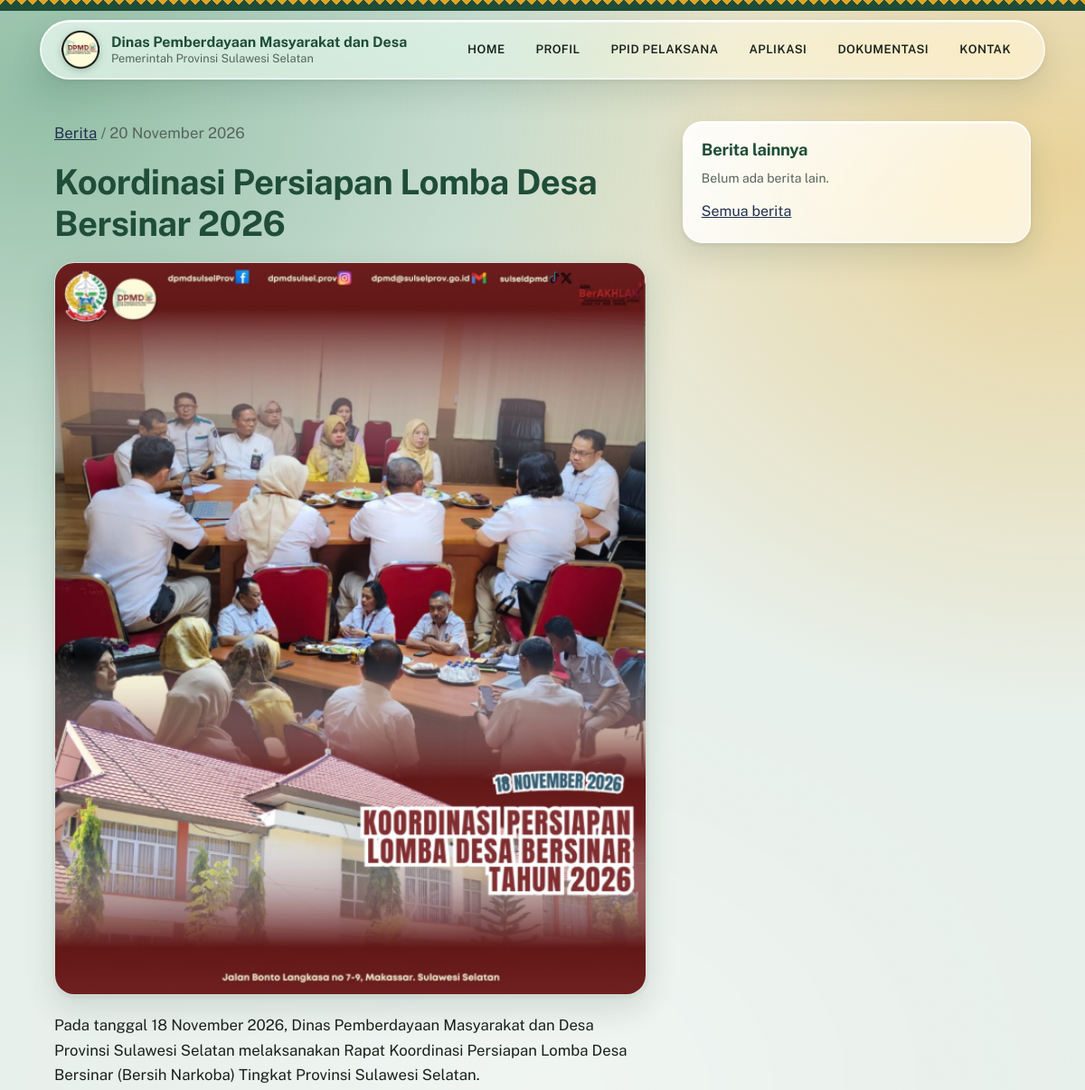
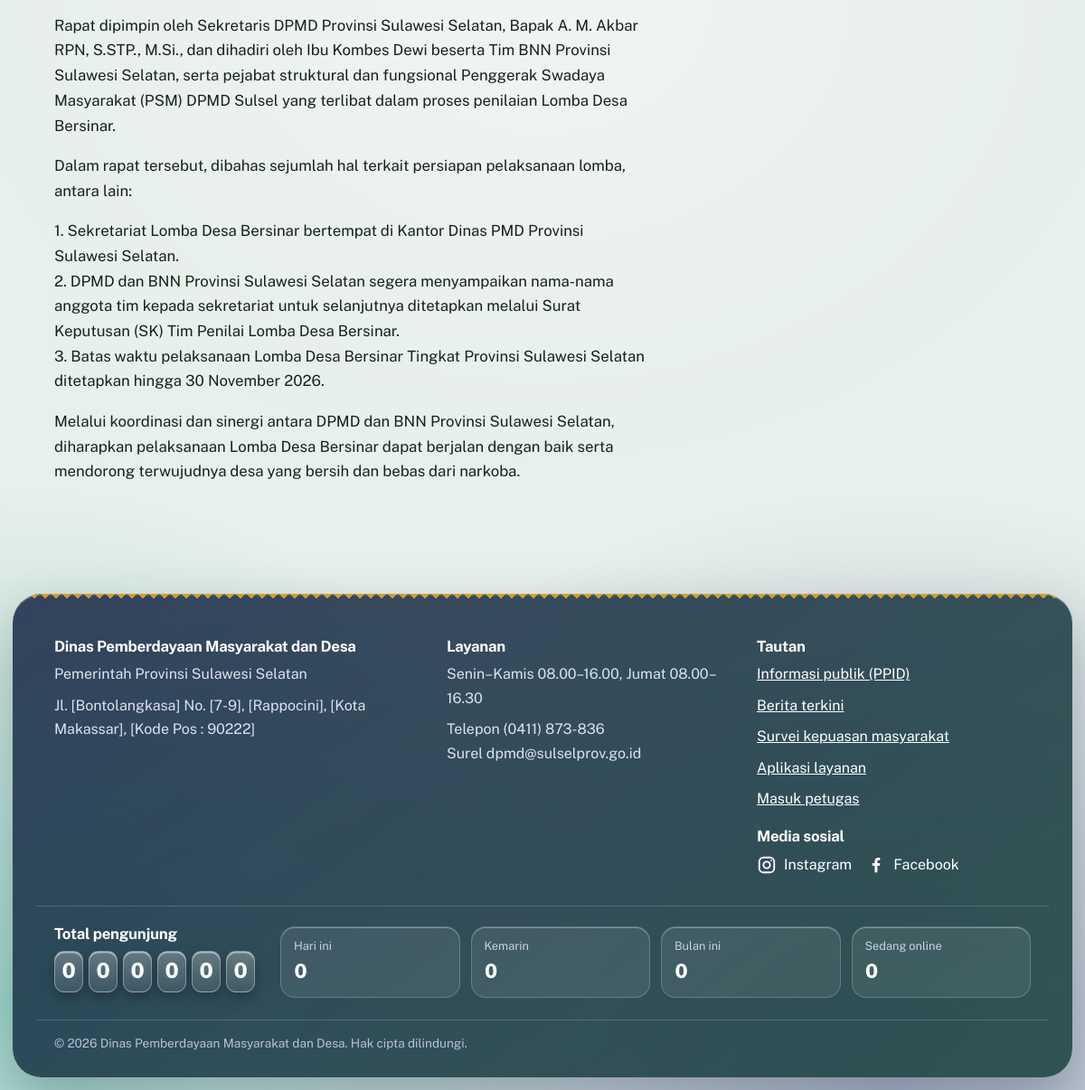
Page /berita/1 (signed in) on the committed database (2 pictures, top to bottom).
### tables this page shows
CREATE TABLE berita (
    id INTEGER PRIMARY KEY AUTOINCREMENT,
    judul TEXT NOT NULL, isi TEXT NOT NULL, tanggal TEXT NOT NULL,
    gambar TEXT DEFAULT '', created_at TEXT NOT NULL
);

CREATE TABLE pengaturan (
    kunci TEXT PRIMARY KEY, nilai TEXT NOT NULL DEFAULT ''
);

### app.py (the view)
@app.route("/berita/<int:i>")
def berita_detail(i):
    db = get_db()
    b = db.execute("SELECT * FROM berita WHERE id=?", (i,)).fetchone()
    if not b:
        abort(404)
    lain = db.execute("SELECT id, judul, tanggal FROM berita WHERE id<>? ORDER BY tanggal DESC, id DESC LIMIT 4",
                      (i,)).fetchall()
    return render_template("berita_detail.html", b=b, lain=lain)

### app.py (called while the page is built, shortened)
def get_db():
    if "db" not in g:
        g.db = sqlite3.connect(DB_PATH)
        g.db.row_factory = sqlite3.Row
    return g.db

@app.before_request
def lindungi_post():
    if request.method == "POST":
        kirim = request.form.get("csrf", "")
        asli = session.get("csrf", "")
        if not kirim or not asli or not hmac.compare_digest(kirim, asli):
            abort(400)

@app.before_request
def hitung_pengunjung():
    if request.method != "GET" or request.endpoint not in HALAMAN_HITUNG or session.get("admin"):
        return

@app.after_request
def header_aman(resp):
    resp.headers.setdefault("X-Content-Type-Options", "nosniff")
    resp.headers.setdefault("Referrer-Policy", "same-origin")
    resp.headers.setdefault("X-Frame-Options", "DENY")
    resp.headers.setdefault("Permissions-Policy", "camera=(), microphone=(), geolocation=()")
    resp.headers.setdefault("Cross-Origin-Opener-Policy", "same-origin")
    resp.headers.setdefault("Content-Security-Policy", "default-src 'self'; script-src 'self' 'unsafe-inline'; style-src 'self' 'unsafe-inline' https://fonts.googleapis.com; font-src 'self' https://fonts.gstatic.com data:; img-src 'self' data:; object-src 'none'; base-uri 'self'; frame-ancestors 'none'; form-action 'self'")
    return resp

@app.template_filter("tgl")
def tgl_id(value):
    try:
        d = datetime.strptime(str(value)[:10], "%Y-%m-%d")
        return f"{d.day} {BULAN[d.month - 1]} {d.year}"
    except ValueError:
        return value

def logo_provinsi():
    for ext in ("png", "webp", "svg", "jpg", "jpeg"):
        if os.path.exists(os.path.join(app.static_folder, "img", f"logo-provinsi.{ext}")):
            return f"img/logo-provinsi.{ext}"
    return None

def ambil_sosmed(semua=False):
    baris = get_db().execute("SELECT kunci, nilai FROM pengaturan").fetchall()
    nilai = {r["kunci"]: r["nilai"] for r in baris}
    if semua:
        return nilai
    return [(k, label, nilai[k]) for k, label, _ in SOSMED if nilai.get(k)]

@app.template_filter("paragraf")
def paragraf(teks):
    bagian = [b.strip() for b in re.split(r"\n\s*\n", teks or "") if b.strip()]
    return Markup("".join("<p>%s</p>" % escape(b).replace("\n", Markup("<br>")) for b in bagian))

def ambil_pengaturan(kunci):
    r = get_db().execute("SELECT nilai FROM pengaturan WHERE kunci=?", (kunci,)).fetchone()
    return r["nilai"] if r else ""

@app.template_filter("angka")
def angka(n):
    return f"{int(n or 0):,}".replace(",", ".")

### templates/berita_detail.html (shortened to what this page needs)
{% extends "base.html" %}
{% block content %}
<section class="bagian wrap" style="padding-top:36px">
  <div class="form-grid">
    <article class="artikel">
      <p class="kecil"><a href="{{ url_for('berita') }}">Berita</a> / <time datetime="{{ b.tanggal }}">{{ b.tanggal|tgl }}</time></p>
      <h1 style="font-size:clamp(1.7rem,4vw,2.4rem)">{{ b.judul }}</h1>
      {% if b.gambar %}<img src="{{ url_for('media', nama=b.gambar) }}" alt="{{ b.judul }}">{% endif %}
      {{ b.isi|paragraf }}
    </article>
    <aside class="panel" style="margin:0">
      <h3>Berita lainnya</h3>
      {% if lain %}
      <ul class="berita-lain">
        {% for x in lain %}<li><a href="{{ url_for('berita_detail', i=x.id) }}">{{ x.judul }}</a><span class="kecil">{{ x.tanggal|tgl }}</span></li>{% endfor %}
      </ul>
      {% else %}<p class="kecil" style="margin:0">Belum ada berita lain.</p>{% endif %}
      <p style="margin:12px 0 0"><a href="{{ url_for('berita') }}">Semua berita</a></p>
    </aside>
  </div>
</section>
{% endblock %}

### templates/_sosmed.html (shortened to what this page needs)
{% if sosmed %}
<ul class="sosmed">
  {% for kunci, label, url in sosmed %}
  <li><a href="{{ url }}" target="_blank" rel="noopener noreferrer" aria-label="{{ label }} {{ site.singkatan }}">
    {% if kunci == 'instagram' %}
    <svg viewBox="0 0 24 24" width="22" height="22" fill="none" stroke="currentColor" stroke-width="2" aria-hidden="true"><rect x="3" y="3" width="18" height="18" rx="5"/><circle cx="12" cy="12" r="4"/><circle cx="17.5" cy="6.5" r="1" fill="currentColor" stroke="none"/></svg>
    {% elif kunci == 'facebook' %}
    <svg viewBox="0 0 24 24" width="22" height="22" fill="currentColor" aria-hidden="true"><path d="M13.5 21v-8h2.7l.4-3.2h-3.1V7.8c0-.9.3-1.5 1.6-1.5h1.6V3.4c-.3 0-1.3-.1-2.4-.1-2.4 0-4 1.4-4 4.1v2.4H7.5V13h2.8v8h3.2z"/></svg>
    {% elif kunci == 'youtube' %}
    <svg viewBox="0 0 24 24" width="22" height="22" fill="currentColor" aria-hidden="true"><path fill-rule="evenodd" d="M7 5.5h10a4.5 4.5 0 0 1 4.5 4.5v4a4.5 4.5 0 0 1-4.5 4.5H7A4.5 4.5 0 0 1 2.5 14v-4A4.5 4.5 0 0 1 7 5.5ZM10 9.2v5.6l5-2.8Z"/></svg>
    {% else %}
    <svg viewBox="0 0 24 24" width="22" height="22" fill="currentColor" aria-hidden="true"><path d="M18.244 2.25h3.308l-7.227 8.26 8.502 11.24H16.17l-5.214-6.817L4.99 21.75H1.68l7.73-8.835L1.254 2.25H8.08l4.713 6.231zm-1.161 17.52h1.833L7.084 4.126H5.117z"/></svg>
    {% endif %}
    <span>{{ label }}</span></a></li>
  {% endfor %}
</ul>
{% endif %}

### static/css/style.css (style rules this page uses)
:root { --font:"Public Sans",system-ui,-apple-system,"Segoe UI",Roboto,"Helvetica Neue",Arial,sans-serif; --padi:#1F4D38; --daun:#3C7A55; --kunyit:#E0A526; --nila:#22304F; --bg:#F5F7F4; --putih:#fff; --ink:#17201B; --mute:#566359; --garis:#D6DED8; --bahaya:#A33A2B; --r:6px; --lebar:1120px; }
* { box-sizing:border-box }
html { scroll-behavior:smooth }
body { margin:0;font:16px/1.65 var(--font);color:var(--ink);background:var(--bg) }
img { max-width:100%;display:block }
a { color:var(--nila) }
h1,h2,h3 { font-family:var(--font);font-weight:700;letter-spacing:-.015em;line-height:1.2;margin:0 0 .5em;color:var(--padi) }
h1 { font-size:clamp(2rem,5vw,3.4rem) }
h3 { font-size:1.15rem }
p { margin:0 0 1em }
.wrap { max-width:var(--lebar);margin:0 auto;padding:0 20px }
.kecil { font-size:.875rem;color:var(--mute) }
.bagian { padding-top:56px;padding-bottom:56px }
.panel { background:var(--putih);border:1px solid var(--garis);border-radius:var(--r);padding:20px;margin-bottom:24px }
.kaki a { color:#fff }
.form-grid { display:grid;grid-template-columns:1.7fr 1fr;gap:40px;align-items:start }
.artikel { max-width:760px }
.artikel img { width:100%;border-radius:var(--r);margin:0 0 20px;border:1px solid var(--garis) }
.artikel p { font-size:1.05rem }
.sosmed { list-style:none;margin:0;padding:0;display:flex;gap:16px;flex-wrap:wrap }
.sosmed a { display:inline-flex;align-items:center;gap:8px;text-decoration:none }
.kaki .sosmed { margin-top:8px }
:root { --r:14px; --kaca:linear-gradient(135deg,rgba(255,255,255,.68) 0%,rgba(255,255,255,.36) 55%,rgba(255,255,255,.52) 100%); --kaca-tebal:linear-gradient(135deg,rgba(255,255,255,.86) 0%,rgba(255,255,255,.62) 100%); --kaca-blur:blur(18px) saturate(170%); --kaca-garis:rgba(255,255,255,.72); --kaca-bayang:inset 0 1.5px 0 rgba(255,255,255,.95),inset 0 -1px 0 rgba(255,255,255,.35),inset 1px 0 0 rgba(255,255,255,.45),inset -1px 0 0 rgba(255,255,255,.25),0 14px 34px rgba(22,60,40,.14),0 2px 6px rgba(22,60,40,.08); --kaca-gelap:linear-gradient(145deg,rgba(34,48,79,.9) 0%,rgba(22,62,56,.84) 100%); --kilau:linear-gradient(115deg,rgba(255,255,255,.42) 0%,rgba(255,255,255,0) 34%,rgba(255,255,255,0) 72%,rgba(255,255,255,.22) 100%); }
body { background:#E8F0EB }
body::before { content:"";position:fixed;inset:0;z-index:-1;pointer-events:none; background: radial-gradient(52vmax 44vmax at 4% 4%,rgba(60,140,95,.50),transparent 62%), radial-gradient(46vmax 40vmax at 98% 8%,rgba(235,170,40,.42),transparent 62%), radial-gradient(50vmax 44vmax at 82% 100%,rgba(60,80,140,.36),transparent 62%), radial-gradient(44vmax 38vmax at 0% 96%,rgba(60,180,160,.42),transparent 62%), radial-gradient(38vmax 30vmax at 50% 50%,rgba(255,255,255,.35),transparent 70%) }
.kartu-berita,.app,.foto,.panel,.stat,.unsur,.kosong,.tabel-bungkus,.catatan,.qr-admin,.cari { background:var(--kaca); -webkit-backdrop-filter:var(--kaca-blur);backdrop-filter:var(--kaca-blur); border:1px solid var(--kaca-garis); box-shadow:var(--kaca-bayang); border-radius:22px }
.panel,.unsur,.tabel-bungkus { background:var(--kaca-tebal) }
.kartu-berita,.app,.foto,.panel,.stat,.unsur,.kosong { position:relative }
.panel,.unsur { background:var(--kilau),var(--kaca-tebal) }
.artikel img { border-radius:22px;box-shadow:var(--kaca-bayang) }

### rows in the picture
berita: tanggal|tgl "20 November 2026", judul "Koordinasi Persiapan Lomba Desa Bersinar 2026", gambar (picture), isi|paragraf "Pada tanggal 18 November 2026, Dinas Pemberdayaan Masyarakat dan Desa Provinsi Sulawesi Selatan melaksanakan Rapat Koordinasi Persiapan Lomba Desa Bersinar (Bersih Narkoba) Tingkat Provinsi Sulawesi Selatan. Rapat dipimpin oleh Sekretaris DPMD Provinsi Sulawesi Selatan, Bapak A. M. Akbar RPN, S.STP., M.Si., dan dihadiri oleh Ibu Kombes Dewi beserta Tim BNN Provinsi Sulawesi Selatan, serta pejabat struktural dan fungsional Penggerak Swadaya Masyarakat (PSM) DPMD Sulsel yang terlibat dalam proses penilaian Lomba Desa Bersinar. Dalam rapat tersebut, dibahas sejumlah hal terkait persiapan pelaksanaan lomba, antara lain: 1. Sekretariat Lomba Desa Bersinar bertempat di Kantor Dinas PMD Provinsi…"
pengaturan: kunci "Instagram"
pengaturan: kunci "Facebook"

### other values in the picture
{{ site.nama }} "Dinas Pemberdayaan Masyarakat dan Desa"
{{ site.daerah }} "Pemerintah Provinsi Sulawesi Selatan"
{{ label }} "HOME" "PROFIL" "PPID PELAKSANA" "APLIKASI" "DOKUMENTASI" "KONTAK"
{{ site.alamat }} "Jl. [Bontolangkasa] No. [7-9], [Rappocini], [Kota Makassar], [Kode Pos : 90222]"
{{ site.jam }} "Senin–Kamis 08.00–16.00, Jumat 08.00–16.30"
{{ site.telepon }} "(0411) 873-836"
{{ site.email }} "dpmd@sulselprov.go.id"
{{ d }} "0" "0" "0" "0" "0" "0"
{{ pengunjung.hari_ini|angka }} "0"
{{ pengunjung.kemarin|angka }} "0"
{{ pengunjung.bulan_ini|angka }} "0"
{{ pengunjung.online|angka }} "0"
